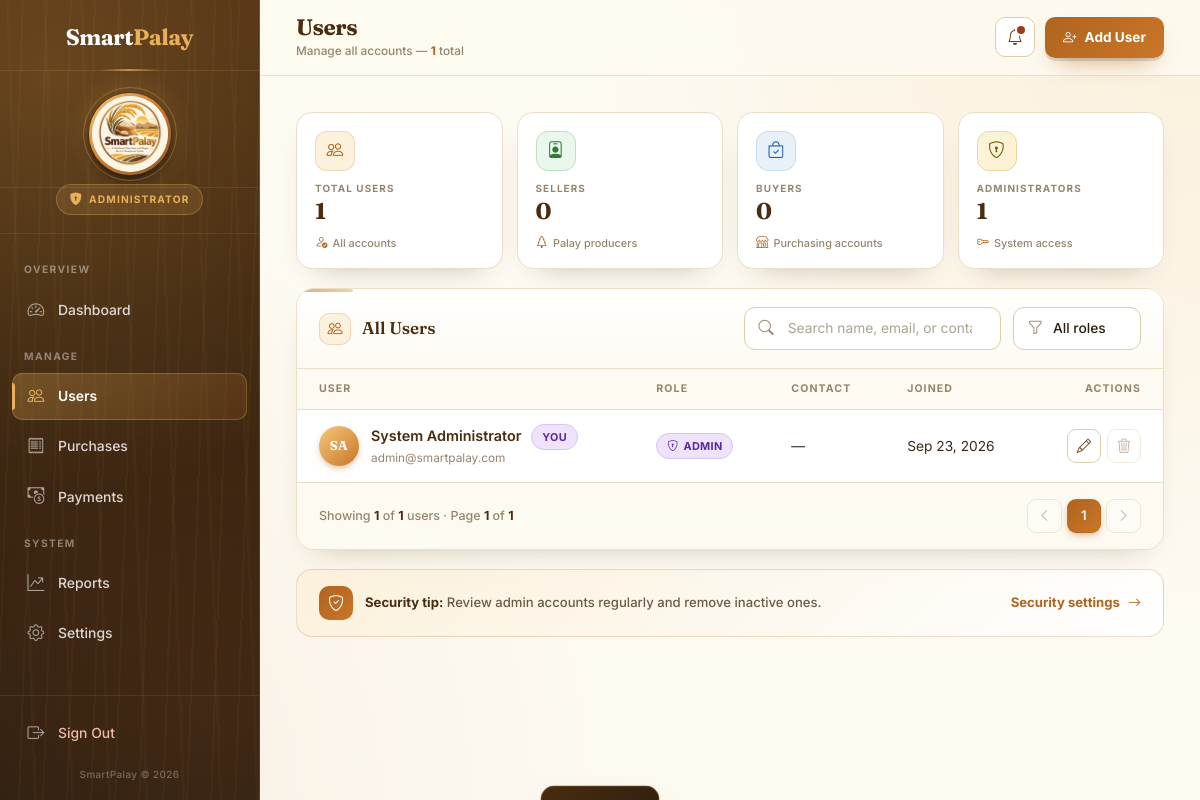
The page /admin/users.php (signed in) on the database its author committed.
### tables this page shows
CREATE TABLE IF NOT EXISTS users (
    id INT AUTO_INCREMENT PRIMARY KEY,
    full_name VARCHAR(100) NOT NULL,
    email VARCHAR(100) NOT NULL UNIQUE,
    password VARCHAR(255) NOT NULL,
    role ENUM('admin','seller','buyer') NOT NULL DEFAULT 'seller',
    phone VARCHAR(20),
    address TEXT,
    avatar VARCHAR(255) NULL,
    status ENUM('active','inactive') DEFAULT 'active',
    created_at TIMESTAMP DEFAULT CURRENT_TIMESTAMP
);

### admin/users.php (the view, shortened to what the rows shown need)
<?php
require_once __DIR__ . '/../config/database.php';
$userId   = (int) $_SESSION['user_id'];
function detectUserImageColumn(PDO $pdo): ?string {
    static $col = null;
    $candidates = ['profile_image','profile_picture','avatar','image','photo','user_image','picture'];
    try {
        $cols = $pdo->query("SHOW COLUMNS FROM users")->fetchAll(PDO::FETCH_COLUMN);
        foreach ($candidates as $c) {
            if (in_array($c, $cols, true)) { $col = $c; return $col; }
        }
    } catch (Throwable $e) {}
    return $col;
}
function userAvatarUrl($filename) {
    if (empty($filename)) return '';
    return '';
}
$imageCol = detectUserImageColumn($pdo);
$page    = max(1, (int) ($_GET['page'] ?? 1));
$perPage = 10;
$where  = [];
$params = [];
$whereSql = $where ? 'WHERE ' . implode(' AND ', $where) : '';
$totalUsers = 0;
try {
    $stmt = $pdo->prepare("SELECT COUNT(*) FROM users {$whereSql}");
    $stmt->execute($params);
    $totalUsers = (int) $stmt->fetchColumn();
} catch (Throwable $e) { $totalUsers = 0; }
$totalPages = max(1, (int) ceil($totalUsers / $perPage));
$page       = min($page, $totalPages);
$offset     = ($page - 1) * $perPage;
$selectImage = $imageCol ? ", `{$imageCol}` AS profile_image" : ", NULL AS profile_image";
$users = [];
try {
    $stmt = $pdo->prepare("
        SELECT id, full_name, email, role, phone AS contact, address, created_at
               {$selectImage}
        FROM users
        {$whereSql}
        ORDER BY id DESC
        LIMIT {$perPage} OFFSET {$offset}
    ");
    $stmt->execute($params);
    $users = $stmt->fetchAll(PDO::FETCH_ASSOC);
} catch (Throwable $e) { $users = []; }
function niceDate($s) {
    $t = strtotime($s);
    return $t ? date('M j, Y', $t) : '—';
}
function initials($name) {
    $parts = preg_split('/\s+/', trim((string)$name));
    $out = '';
    foreach (array_slice($parts, 0, 2) as $p) {
        $out .= strtoupper(mb_substr($p, 0, 1));
    }
    return $out ?: '?';
}
?>
<!DOCTYPE html>
<html lang="en">
<head>
    <link href="https://cdn.jsdelivr.net/npm/bootstrap@5.3.2/dist/css/bootstrap.min.css" rel="stylesheet">
    <link href="https://cdn.jsdelivr.net/npm/bootstrap-icons@1.11.1/font/bootstrap-icons.css" rel="stylesheet">
</head>
<body class="sp-dash">
<aside class="sp-sidebar" id="sidebar">
    <a href="<?= BASE_URL ?>index.php" class="sp-sidebar-brand">
        <h1 class="sp-sidebar-brand-name">Smart<span>Palay</span></h1>
    </a>
</aside>
<div class="sp-main">
    <header class="sp-topbar">
        <div class="sp-topbar-left">
            <div>
                <h1 class="sp-page-title">Users</h1>
            </div>
        </div>
    </header>
    <main class="sp-content">
        <section class="sp-panel">
            <?php if (!empty($users)): ?>
                <div class="sp-table-wrap">
                    <table class="sp-table">
                        <thead>
                            <tr>
                                <th>User</th>
                                <th>Role</th>
                                <th>Contact</th>
                                <th>Joined</th>
                                <th style="text-align:right;">Actions</th>
                            </tr>
                        </thead>
                        <tbody>
                            <?php foreach ($users as $u): ?>
                                <?php
                                    $r = strtolower($u['role'] ?? 'buyer');
                                    $roleCls = $r === 'admin' ? 'sp-role-admin' : ($r === 'farmer' ? 'sp-role-farmer' : 'sp-role-buyer');
                                    $roleIco = $r === 'admin' ? 'bi-shield-lock' : ($r === 'farmer' ? 'bi-person-badge' : 'bi-bag-check');
                                    $roleLbl = $r === 'farmer' ? 'Seller' : ucfirst($r);
                                    $isSelf  = ((int)$u['id'] === $userId);
                                    $avatarUrl = userAvatarUrl($u['profile_image'] ?? '');
                                ?>
                                <tr>
                                    <td>
                                        <div class="sp-user-cell">
                                            <div class="sp-avatar">
                                                <?php if ($avatarUrl): ?>
                                                    <img src="<?= htmlspecialchars($avatarUrl) ?>" alt="<?= sanitize($u['full_name']) ?>">
                                                <?php else: ?>
                                                    <?= htmlspecialchars(initials($u['full_name'])) ?>
                                                <?php endif; ?>
                                            </div>
                                            <div class="sp-user-meta">
                                                <p class="sp-user-name">
                                                    <?= sanitize($u['full_name'] ?? '—') ?>
                                                    <?php if ($isSelf): ?>
                                                        <span class="sp-role sp-role-admin" style="margin-left:6px;">You</span>
                                                    <?php endif; ?>
                                                </p>
                                                <p class="sp-user-email"><?= sanitize($u['email'] ?? '') ?></p>
                                            </div>
                                        </div>
                                    </td>
                                    <td>
                                        <span class="sp-role <?= $roleCls ?>">
                                            <i class="bi <?= $roleIco ?>"></i> <?= $roleLbl ?>
                                        </span>
                                    </td>
                                    <td><?= sanitize($u['contact'] ?? '—') ?></td>
                                    <td><?= niceDate($u['created_at'] ?? null) ?></td>
                                    <td>
                                        <div class="sp-actions">
                                            <button type="button" class="sp-action-btn js-edit"
                                                title="Edit user"
                                                data-id="<?= (int) $u['id'] ?>"
                                                data-name="<?= sanitize($u['full_name'] ?? '') ?>"
                                                data-email="<?= sanitize($u['email'] ?? '') ?>"
                                                data-role="<?= sanitize($r) ?>"
                                                data-contact="<?= sanitize($u['contact'] ?? '') ?>"
                                                data-address="<?= sanitize($u['address'] ?? '') ?>">
                                                <i class="bi bi-pencil"></i>
                                            </button>
                                            <button type="button" class="sp-action-btn is-danger js-delete"
                                                title="Delete user"
                                                data-id="<?= (int) $u['id'] ?>"
                                                data-name="<?= sanitize($u['full_name'] ?? '') ?>"
                                                data-email="<?= sanitize($u['email'] ?? '') ?>"
                                                <?= $isSelf ? 'disabled' : '' ?>>
                                                <i class="bi bi-trash3"></i>
                                            </button>
                                        </div>
                                    </td>
                                </tr>
                            <?php endforeach; ?>
                        </tbody>
                    </table>
                </div>
            <?php endif; ?>
        </section>
    </main>
</div>
</body>
</html>

### rows shown on the page
users: full_name "SA", full_name "System Administrator", shows "YOU", email "admin@smartpalay.com", role "ADMIN", phone "—", created_at "Sep 23, 2026"

### other values the page prints
$totalUsers "1"
array_sum($roleCounts) "1"
$roleCounts['farmer'] "0"
$roleCounts['buyer'] "0"
$roleCounts['admin'] "1"
count($users) "1"
$page "1"
$totalPages "1"
